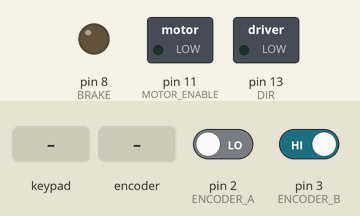
Bench run of a sketch on a simulated Arduino Uno, built with avr-gcc and run on an emulated ATmega328P. On the bench: switched loads named in the sketch (green lamp = pin HIGH), output pins drawn as LEDs (lit = HIGH). The inputs (shaded band) are chosen by the test bench; at power-on: pin 2 (ENCODER_A) LOW, pin 3 (ENCODER_B) HIGH. What the sketch prints to the serial monitor is not drawn.

Above: at 1.2 s.
1.3 s: keypad keys 7 6 5 4 pressed 0.4 s apart
At 1.9 s:
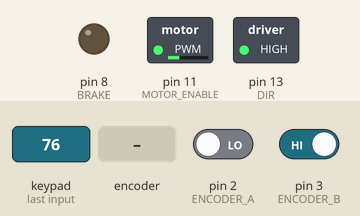
At 3.4 s:
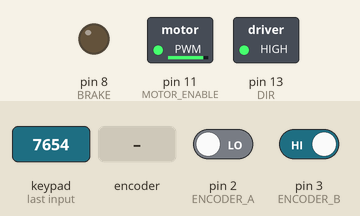
4.4 s: rotary encoder on pin 2 (ENCODER_A) / pin 3 (ENCODER_B) turned 3 steps (first pin leading)
At 6.0 s:
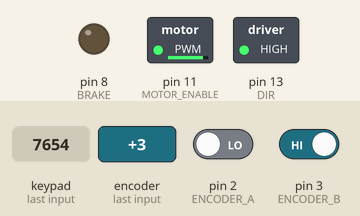
Timing chart, 0 to 7.5 s (numbered marks = the images above; inputs shaded):
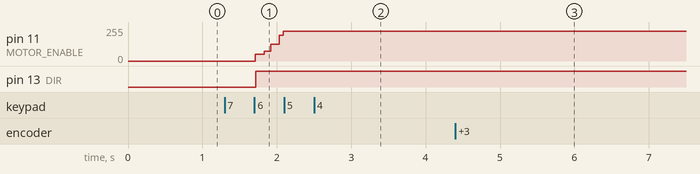

The sketch:

pControl.ino
```cpp
#include <Keypad.h>
#include <math.h>
#define CLOCK_FREQUENCY 16000000
#define SERIAL_BAUDRATE 57600
// encoder pins
#define ENCODER_A 2
#define ENCODER_B 3
// motor pins
#define MOTOR_ENABLE 11
#define DIR 13
#define BRAKE 8
#define MAX_PWM 255
#define MIN_PWM 52  // this one depends on the dead zone of the motor input voltage
// 1080 is ideally, but there may exists some offset from your observation and sensor noise
#define PPR 1074

// interpolated P-control
#define KP 0.2         // P control parameter
#define KI 0.01 // Integral control parameter (adjust as needed)
#define TARGET_DIST 25  // pulses
#define DIS2GO 4

volatile byte motorDir = 0;

int dist_moved = 0;
int controlLoopRate = 150;

// dial padlock resolution
const float dial_ticks = 60;
// encoder reading flags
volatile byte AfirstUp = 0;
volatile byte BfirstUp = 0;
volatile byte AfirstDown = 0;
volatile byte BfirstDown = 0;
// CW when it increases, CCW when it decreases
volatile int encoderPos = 0;      //this variable stores our current value of encoder position.
volatile int lastEncoderPos = 0;  //this variable stores our last value of encoder position.
volatile byte pinA_read = 0;      // this variable is shared among interrupts
volatile byte pinB_read = 0;      // this variable is shared among interrupts

// machine setup
char zeroPosInputs[2];  // input by the user
int initialPosition;    // converted by the user
int distanceToGo;       // rotation pulses of the motor

// P and I control variables
int positionError = 0;
int PWM_value;
float integralError = 0; // Accumulator for integral term
float integralLimit = 1000; // Limit to prevent integral windup

//define the cymbols on the buttons of the keypads
const byte ROWS = 4;  //four rows
const byte COLS = 4;  //four columns
char hexaKeys[ROWS][COLS] = {
  { '1', '2', '3', 'A' },
  { '4', '5', '6', 'B' },
  { '7', '8', '9', 'C' },
  { '*', '0', '#', 'D' }
};
byte rowPins[ROWS] = { 7, 6, 5, 4 };      // connect to the row pinouts of the keypad
byte colPins[COLS] = { A5, A4, A3, A2 };  // connect to the column pinouts of the keypad
//initialize an instance of class NewKeypad
Keypad customKeypad = Keypad(makeKeymap(hexaKeys), rowPins, colPins, ROWS, COLS);
char customKey;  // char of keyPad input from the key

void setMotorCW() {
  // direction set pin from the shield
  digitalWrite(DIR, LOW);
}

void setMotorCCW() {
  // direction set pin from the shield
  digitalWrite(DIR, HIGH);
}

void driveMotor(int motor_speed) {
  digitalWrite(BRAKE, LOW);                 // release the brake before setting the speed
  motor_speed = min(motor_speed, MAX_PWM);  // upper bound
  motor_speed = max(motor_speed, MIN_PWM);  // lower bound
  analogWrite(MOTOR_ENABLE, motor_speed);
}

void stopMotor() {
  digitalWrite(BRAKE, HIGH);  //Engage the Brake for Channel A
  analogWrite(MOTOR_ENABLE, 0);
}
// after each robotation of the motor, reset the control parameter
void resetMotorControl(int pulses) {
  noInterrupts();
  encoderPos = 0;
  lastEncoderPos = 0;
  AfirstUp = 0;    //reset flags for the next turn
  BfirstUp = 0;    //reset flags for the next turn
  AfirstDown = 0;  //reset flags for the next turn
  BfirstDown = 0;  //reset flags for the next turn
  // clear position error
  positionError = 0;
  PWM_value = 0;
  dist_moved = 0;
  distanceToGo = pulses;
  TCNT1 = 0;
  interrupts();
}
// ISR for encoder reading
void doEncoderA() {
  pinA_read = digitalRead(ENCODER_A);
  pinB_read = digitalRead(ENCODER_B);
  // for rising edge
  //check that we have both pins at detent (HIGH) and that we are expecting detent on this pin's rising edge
  if ((pinA_read == 1) && (pinB_read == 1) && BfirstUp) {
    encoderPos--;  //decrement the encoder's position count
    AfirstUp = 0;  //reset flags for the next turn
    BfirstUp = 0;  //reset flags for the next turn
  }
  // Direction sensing
  else if ((pinA_read == 1) && (pinB_read == 0))
    AfirstUp = 1;

  // for falling edge
  //check that we have both pins at detent (HIGH) and that we are expecting detent on this pin's rising edge
  if ((pinA_read == 0) && (pinB_read == 0) && BfirstDown) {
    encoderPos--;    //decrement the encoder's position count
    AfirstDown = 0;  //reset flags for the next turn
    BfirstDown = 0;  //reset flags for the next turn
  }
  // Direction sensing
  else if ((pinA_read == 0) && (pinB_read == 1))
    AfirstDown = 1;
}

void doEncoderB() {
  // reading = PIND & 0xC; //read all eight pin values then strip away all but pinA and pinB's values
  pinA_read = digitalRead(ENCODER_A);
  pinB_read = digitalRead(ENCODER_B);
  if ((pinA_read == 1) && (pinB_read == 1) && AfirstUp) {  //check that we have both pins at detent (HIGH) and that we are expecting detent on this pin's rising edge
    encoderPos++;                                          //increment the encoder's position count
    AfirstUp = 0;                                          //reset flags for the next turn
    BfirstUp = 0;                                          //reset flags for the next turn
  }
  // Direction sensing
  else if ((pinA_read == 0) && (pinB_read == 1))
    BfirstUp = 1;

  // for falling edge
  //check that we have both pins at detent (HIGH) and that we are expecting detent on this pin's rising edge
  if ((pinA_read == 0) && (pinB_read == 0) && AfirstDown) {
    encoderPos++;    //decrement the encoder's position count
    AfirstDown = 0;  //reset flags for the next turn
    BfirstDown = 0;  //reset flags for the next turn
  }
  // Direction sensing
  else if ((pinA_read == 1) && (pinB_read == 0))
    BfirstDown = 1;
}

// timer setup: frequency needs to be larger than 1 HZ
void setupTimer(int freq) {
  // set up Timer
  noInterrupts();  // stop interrupts

  TCCR1A = 0;  // set entire TCCR1A register to 0
  TCCR1B = 0;  // same for TCCR1B
  TCNT1 = 0;   // initialize counter value to 0

  // freq: 1~3
  if (freq <= 3) {
    // set compare match register for freq(<=3) Hz increments
    OCR1A = CLOCK_FREQUENCY / (256 * freq) - 1;
    // Set CS12, CS11 and CS10 bits for 256 prescaler
    TCCR1B |= (1 << CS12) | (0 << CS11) | (0 << CS10);
  }
  // freq: 4~30
  else if (freq <= 30) {
    // set compare match register for freq(<=30) Hz increments
    OCR1A = CLOCK_FREQUENCY / (64 * freq) - 1;
    // Set CS12, CS11 and CS10 bits for 64 prescaler
    TCCR1B |= (0 << CS12) | (1 << CS11) | (1 << CS10);
  }

  // freq: 31~244
  else if (freq <= 244) {
    // set compare match register for freq(<=30) Hz increments
    OCR1A = CLOCK_FREQUENCY / (8 * freq) - 1;
    // Set CS12, CS11 and CS10 bits for 8 prescaler
    TCCR1B |= (0 << CS12) | (1 << CS11) | (0 << CS10);
  }

  // freq: >=245
  else {
    // set compare match register for freq(<=30) Hz increments
    OCR1A = CLOCK_FREQUENCY / (1 * freq) - 1;
    // Set CS12, CS11 and CS10 bits for 1 prescaler
    TCCR1B |= (0 << CS12) | (0 << CS11) | (1 << CS10);
  }

  // turn on CTC mode
  TCCR1B |= (1 << WGM12);
  // enable timer compare interrupt
  TIMSK1 |= (1 << OCIE1A);

  interrupts();  // allow interrupts
}

// convert delta dial distance to pulses
int dialDistanceToPulses(int deltaDials) {
  int delta_pulses;
  delta_pulses = deltaDials / dial_ticks * PPR;

  return delta_pulses;
}

// // ISR of timer
// ISR(TIMER1_COMPA_vect) {
//   // calculate the position error
//   if (abs(distanceToGo - encoderPos) < TARGET_DIST) {
//   // Serial.print("distanceToGo - encoderPos: "); Serial.println(distanceToGo - encoderPos);
//     positionError = distanceToGo - encoderPos;
//   // positionError = set_distance - encoderPos;
//   } else {
//     dist_moved = encoderPos - lastEncoderPos;
//     if (distanceToGo > 0) {
//       positionError += DIS2GO - dist_moved;
//     } else {
//       positionError += -DIS2GO - dist_moved;
//     }
//   }
//   // Compute integral term
//   integralError += positionError; // Accumulate error over time

//   // Prevent integral windup
//   if (integralError > integralLimit) integralError = integralLimit;
//   if (integralError < -integralLimit) integralError = -integralLimit;

//   // Compute control output (PI controller)
//   // PWM_value = (int)(KP * (float)positionError);
//   PWM_value = (int)(KP * (float)positionError + KI * integralError);
//   // update the last_encoder reading
//   lastEncoderPos = encoderPos;
// }

ISR(TIMER1_COMPA_vect) {
  // Calculate position error
  positionError = distanceToGo - encoderPos;

  // Stop the motor if within acceptable range
  if (abs(positionError) < TARGET_DIST) {
    // stopMotor();
    // Serial.println("MOTOR STOPEEED");
    PWM_value = 0;  // Stop motor
    integralError = 0; // Reset integral term to avoid windup
  } else {
    // Compute integral term
    integralError += positionError;

    // Prevent integral windup
    if (integralError > integralLimit) integralError = integralLimit;
    if (integralError < -integralLimit) integralError = -integralLimit;

    // Optional: Add decay to integral term
    integralError *= 0.99;

    // Compute control output (PI controller)
    int targetPWM = (int)(KP * (float)positionError + KI * integralError);

    // Gradually increase PWM instead of jumping to max
    if (abs(targetPWM) > abs(PWM_value) + DIS2GO) { // Increase gradually by 5 per cycle
      if (targetPWM > PWM_value) PWM_value += DIS2GO;
      else PWM_value -= DIS2GO;
    } else {
      PWM_value = targetPWM; // If within range, set directly
    }

    // Constrain PWM to valid range
    if (PWM_value > MAX_PWM) PWM_value = 255;
    if (PWM_value < -MAX_PWM) PWM_value = -255;
    // if (PWM_value < MIN_PWM && PWM_value > -MIN_PWM) PWM_value = 0;
  }

  // Update last encoder reading
  lastEncoderPos = encoderPos;
}

// ISR(TIMER1_COMPA_vect) {
//   dist_moved = encoderPos - lastEncoderPos;

//   if (abs(distanceToGo - encoderPos) < TARGET_DIST) {
//     positionError = distanceToGo - encoderPos;
//   } else {
//     if (distanceToGo > 0) {
//       positionError += DIS2GO - dist_moved;
//     } else {
//       positionError += -DIS2GO - dist_moved;
//     }
//   }

//   // Update distanceToGo
//   distanceToGo -= dist_moved;

//   // Compute integral term
//   integralError += positionError;
//   if (integralError > integralLimit) integralError = integralLimit;
//   if (integralError < -integralLimit) integralError = -integralLimit;

//   // Compute control output
//   PWM_value = (int)(KP * (float)positionError + KI * integralError);

//   // Constrain PWM to valid range
//   if (PWM_value > MAX_PWM) PWM_value = 255;
//   if (PWM_value < -MAX_PWM) PWM_value = -255;

//   // Update last encoder reading
//   lastEncoderPos = encoderPos;
// }


void setup() {
  Serial.begin(SERIAL_BAUDRATE);
  // pin mode for encoder A
  pinMode(ENCODER_A, INPUT);
  // pin mode for encoder B
  pinMode(ENCODER_B, INPUT);
  // set up interrupt
  attachInterrupt(0, doEncoderA, CHANGE);
  attachInterrupt(1, doEncoderB, CHANGE);
  //Motor pins
  pinMode(MOTOR_ENABLE, OUTPUT);  // speed with PWM output
  pinMode(DIR, OUTPUT);           // direction pin
  pinMode(BRAKE, OUTPUT);         // brake pin
  digitalWrite(DIR, LOW);         //Establishes forward direction of Channel A
  digitalWrite(BRAKE, LOW);       //Disengage the Brake for Channel A
  // setup timer: given frequency
  setupTimer(controlLoopRate);
}


void drivePulses(int distInPulses) {
  int dir_sign = (distInPulses > 0 ? 1 : -1);
  resetMotorControl(distInPulses);

  while (1) {
    // Update motor direction only when necessary
    if (PWM_value > 0 && motorDir != 1) {
      setMotorCCW();
      motorDir = 1;
    }
    if (PWM_value < 0 && motorDir != 0) {
      setMotorCW();
      motorDir = 0;
    }

    driveMotor(abs(PWM_value));

    Serial.print("PWM_value: ");
    Serial.println(PWM_value);
    // Serial.print("distanceToGo: ");
    // Serial.println(distanceToGo);
    Serial.print("positionError: ");
    Serial.println(positionError);

    // **Deadband to stop oscillation**
    if (abs(encoderPos - distInPulses) <= TARGET_DIST && abs(PWM_value) < MIN_PWM)  {
    // if (abs(distanceToGo) <= TARGET_DIST && abs(PWM_value) < MIN_PWM) {
      stopMotor();
      Serial.println("Arrived at desired position!!!!!!");
      integralError = 0;  // Reset integral to prevent windup
      break;
    }
  }
}


// parameter is the distance we want the motor to drive to
// void drivePulses(int distInPulses) {
//   // get the sign of running distInPulses
//   int dir_sign = (distInPulses > 0 ? 1 : -1);
//   resetMotorControl(distInPulses);
//   while (1) {
//     if (PWM_value > 0) {
//       setMotorCCW();
//     }
//     if (PWM_value < 0) {
//       setMotorCW();
//     }
//     // setMotorCCW();
//     driveMotor(abs(PWM_value));
//     Serial.print("PWM_value: ");
//     Serial.println(PWM_value);
//     Serial.print("positionError: ");
//     Serial.println(positionError);
//     // stop the motor when we are at the desired position
//     // if(encoderPos - distInPulses <= 1){
//     if ((encoderPos - distInPulses) * dir_sign >= -1) {
//       stopMotor();
//       Serial.println("Arrived at desired position!");
//       break;
//     }
//   }
// }

void loop() {
  // machine setup
  Serial.print("\nPlease input the first digit: ");
  while (!customKey) {
    customKey = customKeypad.getKey();
  }
  zeroPosInputs[0] = customKey;
  Serial.println(customKey);
  customKey = customKeypad.getKey();
  Serial.print("Please input the second digit: ");

  while (!customKey) {
    customKey = customKeypad.getKey();
  }
  // get zero position
  zeroPosInputs[1] = customKey;
  Serial.println(customKey);
  customKey = customKeypad.getKey();
  Serial.print("Zero position of dial: ");
  initialPosition = atoi(zeroPosInputs);
  Serial.println(initialPosition);

  // drive the motor
  // calculate the distance to run
  // running distance from initial position to zero position
  int pulse_dist = dialDistanceToPulses(dial_ticks - initialPosition);
  // P-control
  drivePulses(PPR);
  delay(500);  // it is essential for controller reseting
  drivePulses(pulse_dist);
  delay(500);  // it is essential for controller reseting
  drivePulses(-PPR/4);
  delay(500);  // it is essential for controller reseting
  drivePulses(-PPR/4);
  delay(500);  // it is essential for controller reseting
  drivePulses(-PPR/4);
  delay(500);  // it is essential for controller reseting
  drivePulses(-PPR/4);
  delay(500);  // it is essential for controller reseting
  drivePulses(PPR/16);
  delay(500);  // it is essential for controller reseting
  drivePulses(PPR/16);
  delay(500);  // it is essential for controller reseting
  drivePulses(-PPR/16);
  delay(500);  // it is essential for controller reseting
  drivePulses(-PPR/16);
  delay(500);  // it is essential for controller reseting
  // drivePulses(-PPR*2);
  // delay(500);  // it is essential for controller reseting
  // drivePulses(PPR);
  // delay(500);  // it is essential for controller reseting
  // drivePulses(PPR/2);
  // delay(500);  // it is essential for controller reseting
}
```

Measured:
- after the input at 1.3 s, pin 11 (MOTOR_ENABLE): 0/255 → 52/255 after 0.41 s, → 72/255 0.12 s later, → 124/255 0.09 s later, → 224/255 0.11 s later; pin 13 (DIR): LOW → HIGH after 0.42 s
- after the input at 4.4 s, pin 11 (MOTOR_ENABLE): 224/255 → 223/255 after 0.44 s
